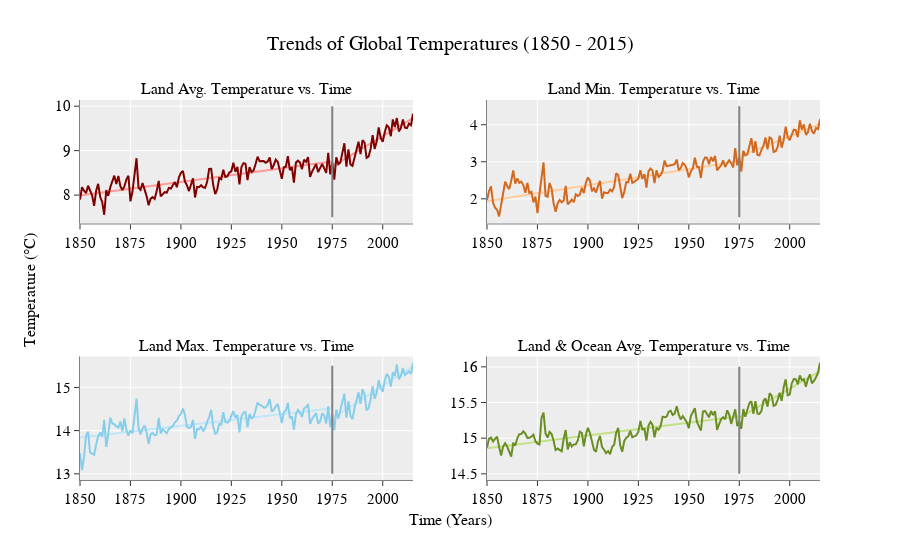

The notebook cell this image was saved under:
### Code cell
fig = make_subplots(rows=2, cols=2, 
   vertical_spacing = 0.35, insets=[{'cell': (1,1), 'l': 0.7, 'b': 0.3}], y_title = 'Temperature (°C)', x_title='Time (Years)', subplot_titles=('Land Avg. Temperature vs. Time',  'Land Min. Temperature vs. Time', 'Land Max. Temperature vs. Time', 'Land & Ocean Avg. Temperature vs. Time')
 )

fig.update_layout(title="Trends of Global Temperatures (1850 - 2015)",font=dict( family="Courier New, monospace", size=15,color="#000000"),
                  template = "ggplot2", title_font_size = 20, hovermode= 'closest')
fig.update_yaxes(showline=True, linewidth=1, linecolor='gray',title_standoff = 5)
fig.update_xaxes(tickmode = 'linear', dtick = 25, showline=True, linewidth=1, linecolor='gray', title_standoff = 5)

X = pd.DataFrame(earth_data[earth_data['year'].between(1750,1975)][['year']])
y = pd.DataFrame(earth_data[earth_data['year'].between(1750,1975)][['LandAverageTemperature']])
model = LinRegress(X['year'], y['LandAverageTemperature'])
yy= linear_func(X['year'], *model._results.params)
fig.add_trace(go.Scatter(x = X['year'], y = yy, mode = 'lines',
                         showlegend=False, marker_color='rgb(255, 153, 153)'), row = 1, col = 1)
X = pd.DataFrame(earth_data[earth_data['year'].between(1975,2015)][['year']])
y = pd.DataFrame(earth_data[earth_data['year'].between(1975,2015)][['LandAverageTemperature']])
model = LinRegress(X['year'], y['LandAverageTemperature'])
yy= linear_func(X['year'], *model._results.params)
fig.add_trace(go.Scatter(x = X['year'], y = yy, mode = 'lines',
                         showlegend=False, marker_color='rgb(255, 153, 153)'), row = 1, col = 1)
fig.add_trace(go.Scatter(x = earth_data['year'], y = earth_data['LandAverageTemperature'], mode = 'lines',
                         showlegend=False, marker_color='rgb(128, 0, 0)'), row = 1, col = 1)
fig.add_trace(go.Scatter( x=[1975, 1975], y=[7.5, 10], mode="lines",line=go.scatter.Line(color="gray"), showlegend=False),
              row = 1, col = 1)



X = pd.DataFrame(earth_data[earth_data['year'].between(1750,1975)][['year']])
y = pd.DataFrame(earth_data[earth_data['year'].between(1750,1975)][['LandMinTemperature']])
model = LinRegress(X['year'], y['LandMinTemperature'])
yy= linear_func(X['year'], *model._results.params)
fig.add_trace(go.Scatter(x = X['year'], y = yy, mode = 'lines',
                         showlegend=False, marker_color='rgb(255, 204, 153)'), row = 1, col = 2)
X = pd.DataFrame(earth_data[earth_data['year'].between(1975,2015)][['year']])
y = pd.DataFrame(earth_data[earth_data['year'].between(1975,2015)][['LandMinTemperature']])
model = LinRegress(X['year'], y['LandMinTemperature'])
yy= linear_func(X['year'], *model._results.params)
fig.add_trace(go.Scatter(x = X['year'], y = yy, mode = 'lines',
                         showlegend=False, marker_color='rgb(255, 204, 153)'), row = 1, col = 2)
fig.add_trace(go.Scatter(x = earth_data['year'], y = earth_data['LandMinTemperature'], mode = 'lines',
                         showlegend=False, marker_color='rgb(210,105,30)'), row = 1, col = 2)
fig.add_trace(go.Scatter( x=[1975, 1975], y=[1.5, 4.5], mode="lines",line=go.scatter.Line(color="gray"), showlegend=False),
              row = 1, col = 2)



X = pd.DataFrame(earth_data[earth_data['year'].between(1750,1975)][['year']])
y = pd.DataFrame(earth_data[earth_data['year'].between(1750,1975)][['LandMaxTemperature']])
model = LinRegress(X['year'], y['LandMaxTemperature'])
yy= linear_func(X['year'], *model._results.params)
fig.add_trace(go.Scatter(x = X['year'], y = yy, mode = 'lines',
                         showlegend=False, marker_color='rgb(193, 231, 247)'), row = 2, col = 1)
X = pd.DataFrame(earth_data[earth_data['year'].between(1975,2015)][['year']])
y = pd.DataFrame(earth_data[earth_data['year'].between(1975,2015)][['LandMaxTemperature']])
model = LinRegress(X['year'], y['LandMaxTemperature'])
yy= linear_func(X['year'], *model._results.params)
fig.add_trace(go.Scatter(x = X['year'], y = yy, mode = 'lines',
                         showlegend=False, marker_color='rgb(193, 231, 247)'), row = 2, col = 1)

fig.add_trace(go.Scatter(x = earth_data['year'], y = earth_data['LandMaxTemperature'], mode = 'lines',
                         showlegend=False, marker_color='rgb(135,206,235)'), row = 2, col = 1)
fig.add_trace(go.Scatter( x=[1975, 1975], y=[13, 15.5], mode="lines",line=go.scatter.Line(color="gray"), showlegend=False),
              row = 2, col = 1)



X = pd.DataFrame(earth_data[earth_data['year'].between(1750,1975)][['year']])
y = pd.DataFrame(earth_data[earth_data['year'].between(1750,1975)][['LandAndOceanAverageTemperature']])
model = LinRegress(X['year'], y['LandAndOceanAverageTemperature'])
yy= linear_func(X['year'], *model._results.params)
fig.add_trace(go.Scatter(x = X['year'], y = yy, mode = 'lines',
                         showlegend=False, marker_color='rgb(195, 224, 135)'), row = 2, col = 2)
X = pd.DataFrame(earth_data[earth_data['year'].between(1975,2015)][['year']])
y = pd.DataFrame(earth_data[earth_data['year'].between(1975,2015)][['LandAndOceanAverageTemperature']])
model = LinRegress(X['year'], y['LandAndOceanAverageTemperature'])
yy= linear_func(X['year'], *model._results.params)
fig.add_trace(go.Scatter(x = X['year'], y = yy, mode = 'lines',
                         showlegend=False, marker_color='rgb(195, 224, 135)'), row = 2, col = 2)
fig.add_trace(go.Scatter(x = earth_data['year'], y = earth_data['LandAndOceanAverageTemperature'], mode = 'lines',
                        showlegend=False, marker_color='rgb(107,142,35)'), row = 2, col = 2)
fig.add_trace(go.Scatter( x=[1975, 1975], y=[14.5, 16], mode="lines",line=go.scatter.Line(color="gray"), showlegend=False),
              row = 2, col = 2)
pio.write_image(fig, "images/fig1.png", width=5*200, height=2*200, scale=.75)
fig

### Figure 1 — Plotly figure (JSON) as saved in the notebook; plotly's stock layout.template omitted (floating-point values rounded to 4 significant figures; data arrays with more than 128 entries replaced by an {"elided": "..."} marker saying what was removed)
{"data": [{"marker": {"color": "rgb(255, 153, 153)"}, "mode": "lines", "showlegend": false, "type": "scatter", "x": [1850, 1851, 1852, 1853, 1854, 1855, 1856, 1857, 1858, 1859, 1860, 1861, 1862, 1863, 1864, 1865, 1866, 1867, 1868, 1869, 1870, 1871, 1872, 1873, 1874, 1875, 1876, 1877, 1878, 1879, 1880, 1881, 1882, 1883, 1884, 1885, 1886, 1887, 1888, 1889, 1890, 1891, 1892, 1893, 1894, 1895, 1896, 1897, 1898, 1899, 1900, 1901, 1902, 1903, 1904, 1905, 1906, 1907, 1908, 1909, 1910, 1911, 1912, 1913, 1914, 1915, 1916, 1917, 1918, 1919, 1920, 1921, 1922, 1923, 1924, 1925, 1926, 1927, 1928, 1929, 1930, 1931, 1932, 1933, 1934, 1935, 1936, 1937, 1938, 1939, 1940, 1941, 1942, 1943, 1944, 1945, 1946, 1947, 1948, 1949, 1950, 1951, 1952, 1953, 1954, 1955, 1956, 1957, 1958, 1959, 1960, 1961, 1962, 1963, 1964, 1965, 1966, 1967, 1968, 1969, 1970, 1971, 1972, 1973, 1974, 1975], "xaxis": "x", "y": [7.989, 7.995, 8.002, 8.008, 8.014, 8.02, 8.026, 8.032, 8.038, 8.044, 8.051, 8.057, 8.063, 8.069, 8.075, 8.081, 8.087, 8.094, 8.1, 8.106, 8.112, 8.118, 8.124, 8.13, 8.136, 8.143, 8.149, 8.155, 8.161, 8.167, 8.173, 8.179, 8.185, 8.192, 8.198, 8.204, 8.21, 8.216, 8.222, 8.228, 8.234, 8.241, 8.247, 8.253, 8.259, 8.265, 8.271, 8.277, 8.284, 8.29, 8.296, 8.302, 8.308, 8.314, 8.32, 8.326, 8.333, 8.339, 8.345, 8.351, 8.357, 8.363, 8.369, 8.375, 8.382, 8.388, 8.394, 8.4, 8.406, 8.412, 8.418, 8.424, 8.431, 8.437, 8.443, 8.449, 8.455, 8.461, 8.467, 8.473, 8.48, 8.486, 8.492, 8.498, 8.504, 8.51, 8.516, 8.523, 8.529, 8.535, 8.541, 8.547, 8.553, 8.559, 8.565, 8.572, 8.578, 8.584, 8.59, 8.596, 8.602, 8.608, 8.614, 8.621, 8.627, 8.633, 8.639, 8.645, 8.651, 8.657, 8.663, 8.67, 8.676, 8.682, 8.688, 8.694, 8.7, 8.706, 8.713, 8.719, 8.725, 8.731, 8.737, 8.743, 8.749, 8.755], "yaxis": "y"}, {"marker": {"color": "rgb(255, 153, 153)"}, "mode": "lines", "showlegend": false, "type": "scatter", "x": [1975, 1976, 1977, 1978, 1979, 1980, 1981, 1982, 1983, 1984, 1985, 1986, 1987, 1988, 1989, 1990, 1991, 1992, 1993, 1994, 1995, 1996, 1997, 1998, 1999, 2000, 2001, 2002, 2003, 2004, 2005, 2006, 2007, 2008, 2009, 2010, 2011, 2012, 2013, 2014, 2015], "xaxis": "x", "y": [8.644, 8.671, 8.698, 8.726, 8.753, 8.78, 8.807, 8.834, 8.862, 8.889, 8.916, 8.943, 8.97, 8.998, 9.025, 9.052, 9.079, 9.106, 9.134, 9.161, 9.188, 9.215, 9.242, 9.27, 9.297, 9.324, 9.351, 9.378, 9.406, 9.433, 9.46, 9.487, 9.514, 9.542, 9.569, 9.596, 9.623, 9.651, 9.678, 9.705, 9.732], "yaxis": "y"}, {"marker": {"color": "rgb(128, 0, 0)"}, "mode": "lines", "showlegend": false, "type": "scatter", "x": {"elided": "166 int values"}, "xaxis": "x", "y": {"elided": "166 float values"}, "yaxis": "y"}, {"line": {"color": "gray"}, "mode": "lines", "showlegend": false, "type": "scatter", "x": [1975, 1975], "xaxis": "x", "y": [7.5, 10], "yaxis": "y"}, {"marker": {"color": "rgb(255, 204, 153)"}, "mode": "lines", "showlegend": false, "type": "scatter", "x": [1850, 1851, 1852, 1853, 1854, 1855, 1856, 1857, 1858, 1859, 1860, 1861, 1862, 1863, 1864, 1865, 1866, 1867, 1868, 1869, 1870, 1871, 1872, 1873, 1874, 1875, 1876, 1877, 1878, 1879, 1880, 1881, 1882, 1883, 1884, 1885, 1886, 1887, 1888, 1889, 1890, 1891, 1892, 1893, 1894, 1895, 1896, 1897, 1898, 1899, 1900, 1901, 1902, 1903, 1904, 1905, 1906, 1907, 1908, 1909, 1910, 1911, 1912, 1913, 1914, 1915, 1916, 1917, 1918, 1919, 1920, 1921, 1922, 1923, 1924, 1925, 1926, 1927, 1928, 1929, 1930, 1931, 1932, 1933, 1934, 1935, 1936, 1937, 1938, 1939, 1940, 1941, 1942, 1943, 1944, 1945, 1946, 1947, 1948, 1949, 1950, 1951, 1952, 1953, 1954, 1955, 1956, 1957, 1958, 1959, 1960, 1961, 1962, 1963, 1964, 1965, 1966, 1967, 1968, 1969, 1970, 1971, 1972, 1973, 1974, 1975], "xaxis": "x2", "y": [1.933, 1.942, 1.95, 1.959, 1.968, 1.976, 1.985, 1.994, 2.002, 2.011, 2.02, 2.028, 2.037, 2.046, 2.054, 2.063, 2.072, 2.08, 2.089, 2.098, 2.106, 2.115, 2.124, 2.132, 2.141, 2.15, 2.158, 2.167, 2.176, 2.184, 2.193, 2.202, 2.21, 2.219, 2.228, 2.236, 2.245, 2.254, 2.263, 2.271, 2.28, 2.289, 2.297, 2.306, 2.315, 2.323, 2.332, 2.341, 2.349, 2.358, 2.367, 2.375, 2.384, 2.393, 2.401, 2.41, 2.419, 2.427, 2.436, 2.445, 2.453, 2.462, 2.471, 2.479, 2.488, 2.497, 2.505, 2.514, 2.523, 2.531, 2.54, 2.549, 2.557, 2.566, 2.575, 2.583, 2.592, 2.601, 2.609, 2.618, 2.627, 2.635, 2.644, 2.653, 2.661, 2.67, 2.679, 2.687, 2.696, 2.705, 2.713, 2.722, 2.731, 2.739, 2.748, 2.757, 2.765, 2.774, 2.783, 2.791, 2.8, 2.809, 2.817, 2.826, 2.835, 2.843, 2.852, 2.861, 2.869, 2.878, 2.887, 2.895, 2.904, 2.913, 2.921, 2.93, 2.939, 2.947, 2.956, 2.965, 2.973, 2.982, 2.991, 2.999, 3.008, 3.017], "yaxis": "y2"}, {"marker": {"color": "rgb(255, 204, 153)"}, "mode": "lines", "showlegend": false, "type": "scatter", "x": [1975, 1976, 1977, 1978, 1979, 1980, 1981, 1982, 1983, 1984, 1985, 1986, 1987, 1988, 1989, 1990, 1991, 1992, 1993, 1994, 1995, 1996, 1997, 1998, 1999, 2000, 2001, 2002, 2003, 2004, 2005, 2006, 2007, 2008, 2009, 2010, 2011, 2012, 2013, 2014, 2015], "xaxis": "x2", "y": [3.138, 3.16, 3.182, 3.204, 3.226, 3.248, 3.27, 3.292, 3.315, 3.337, 3.359, 3.381, 3.403, 3.425, 3.447, 3.469, 3.491, 3.513, 3.535, 3.557, 3.579, 3.601, 3.623, 3.645, 3.667, 3.689, 3.711, 3.733, 3.755, 3.777, 3.799, 3.821, 3.843, 3.865, 3.887, 3.909, 3.931, 3.953, 3.975, 3.997, 4.019], "yaxis": "y2"}, {"marker": {"color": "rgb(210,105,30)"}, "mode": "lines", "showlegend": false, "type": "scatter", "x": {"elided": "166 int values"}, "xaxis": "x2", "y": {"elided": "166 float values"}, "yaxis": "y2"}, {"line": {"color": "gray"}, "mode": "lines", "showlegend": false, "type": "scatter", "x": [1975, 1975], "xaxis": "x2", "y": [1.5, 4.5], "yaxis": "y2"}, {"marker": {"color": "rgb(193, 231, 247)"}, "mode": "lines", "showlegend": false, "type": "scatter", "x": [1850, 1851, 1852, 1853, 1854, 1855, 1856, 1857, 1858, 1859, 1860, 1861, 1862, 1863, 1864, 1865, 1866, 1867, 1868, 1869, 1870, 1871, 1872, 1873, 1874, 1875, 1876, 1877, 1878, 1879, 1880, 1881, 1882, 1883, 1884, 1885, 1886, 1887, 1888, 1889, 1890, 1891, 1892, 1893, 1894, 1895, 1896, 1897, 1898, 1899, 1900, 1901, 1902, 1903, 1904, 1905, 1906, 1907, 1908, 1909, 1910, 1911, 1912, 1913, 1914, 1915, 1916, 1917, 1918, 1919, 1920, 1921, 1922, 1923, 1924, 1925, 1926, 1927, 1928, 1929, 1930, 1931, 1932, 1933, 1934, 1935, 1936, 1937, 1938, 1939, 1940, 1941, 1942, 1943, 1944, 1945, 1946, 1947, 1948, 1949, 1950, 1951, 1952, 1953, 1954, 1955, 1956, 1957, 1958, 1959, 1960, 1961, 1962, 1963, 1964, 1965, 1966, 1967, 1968, 1969, 1970, 1971, 1972, 1973, 1974, 1975], "xaxis": "x3", "y": [13.84, 13.84, 13.85, 13.85, 13.86, 13.86, 13.87, 13.88, 13.88, 13.89, 13.89, 13.9, 13.9, 13.91, 13.91, 13.92, 13.92, 13.93, 13.94, 13.94, 13.95, 13.95, 13.96, 13.96, 13.97, 13.97, 13.98, 13.98, 13.99, 13.99, 14.0, 14.01, 14.01, 14.02, 14.02, 14.03, 14.03, 14.04, 14.04, 14.05, 14.05, 14.06, 14.07, 14.07, 14.08, 14.08, 14.09, 14.09, 14.1, 14.1, 14.11, 14.11, 14.12, 14.13, 14.13, 14.14, 14.14, 14.15, 14.15, 14.16, 14.16, 14.17, 14.17, 14.18, 14.18, 14.19, 14.2, 14.2, 14.21, 14.21, 14.22, 14.22, 14.23, 14.23, 14.24, 14.24, 14.25, 14.26, 14.26, 14.27, 14.27, 14.28, 14.28, 14.29, 14.29, 14.3, 14.3, 14.31, 14.31, 14.32, 14.33, 14.33, 14.34, 14.34, 14.35, 14.35, 14.36, 14.36, 14.37, 14.37, 14.38, 14.39, 14.39, 14.4, 14.4, 14.41, 14.41, 14.42, 14.42, 14.43, 14.43, 14.44, 14.44, 14.45, 14.46, 14.46, 14.47, 14.47, 14.48, 14.48, 14.49, 14.49, 14.5, 14.5, 14.51, 14.52], "yaxis": "y3"}, {"marker": {"color": "rgb(193, 231, 247)"}, "mode": "lines", "showlegend": false, "type": "scatter", "x": [1975, 1976, 1977, 1978, 1979, 1980, 1981, 1982, 1983, 1984, 1985, 1986, 1987, 1988, 1989, 1990, 1991, 1992, 1993, 1994, 1995, 1996, 1997, 1998, 1999, 2000, 2001, 2002, 2003, 2004, 2005, 2006, 2007, 2008, 2009, 2010, 2011, 2012, 2013, 2014, 2015], "xaxis": "x3", "y": [14.28, 14.31, 14.34, 14.37, 14.4, 14.43, 14.46, 14.49, 14.52, 14.55, 14.58, 14.61, 14.64, 14.67, 14.7, 14.73, 14.76, 14.8, 14.83, 14.86, 14.89, 14.92, 14.95, 14.98, 15.01, 15.04, 15.07, 15.1, 15.13, 15.16, 15.19, 15.22, 15.25, 15.28, 15.31, 15.34, 15.37, 15.4, 15.43, 15.46, 15.49], "yaxis": "y3"}, {"marker": {"color": "rgb(135,206,235)"}, "mode": "lines", "showlegend": false, "type": "scatter", "x": {"elided": "166 int values"}, "xaxis": "x3", "y": {"elided": "166 float values"}, "yaxis": "y3"}, {"line": {"color": "gray"}, "mode": "lines", "showlegend": false, "type": "scatter", "x": [1975, 1975], "xaxis": "x3", "y": [13, 15.5], "yaxis": "y3"}, {"marker": {"color": "rgb(195, 224, 135)"}, "mode": "lines", "showlegend": false, "type": "scatter", "x": [1850, 1851, 1852, 1853, 1854, 1855, 1856, 1857, 1858, 1859, 1860, 1861, 1862, 1863, 1864, 1865, 1866, 1867, 1868, 1869, 1870, 1871, 1872, 1873, 1874, 1875, 1876, 1877, 1878, 1879, 1880, 1881, 1882, 1883, 1884, 1885, 1886, 1887, 1888, 1889, 1890, 1891, 1892, 1893, 1894, 1895, 1896, 1897, 1898, 1899, 1900, 1901, 1902, 1903, 1904, 1905, 1906, 1907, 1908, 1909, 1910, 1911, 1912, 1913, 1914, 1915, 1916, 1917, 1918, 1919, 1920, 1921, 1922, 1923, 1924, 1925, 1926, 1927, 1928, 1929, 1930, 1931, 1932, 1933, 1934, 1935, 1936, 1937, 1938, 1939, 1940, 1941, 1942, 1943, 1944, 1945, 1946, 1947, 1948, 1949, 1950, 1951, 1952, 1953, 1954, 1955, 1956, 1957, 1958, 1959, 1960, 1961, 1962, 1963, 1964, 1965, 1966, 1967, 1968, 1969, 1970, 1971, 1972, 1973, 1974, 1975], "xaxis": "x4", "y": [14.86, 14.86, 14.87, 14.87, 14.87, 14.88, 14.88, 14.88, 14.89, 14.89, 14.9, 14.9, 14.9, 14.91, 14.91, 14.91, 14.92, 14.92, 14.92, 14.93, 14.93, 14.93, 14.94, 14.94, 14.95, 14.95, 14.95, 14.96, 14.96, 14.96, 14.97, 14.97, 14.97, 14.98, 14.98, 14.98, 14.99, 14.99, 15.0, 15.0, 15.0, 15.01, 15.01, 15.01, 15.02, 15.02, 15.02, 15.03, 15.03, 15.03, 15.04, 15.04, 15.05, 15.05, 15.05, 15.06, 15.06, 15.06, 15.07, 15.07, 15.07, 15.08, 15.08, 15.08, 15.09, 15.09, 15.1, 15.1, 15.1, 15.11, 15.11, 15.11, 15.12, 15.12, 15.12, 15.13, 15.13, 15.13, 15.14, 15.14, 15.15, 15.15, 15.15, 15.16, 15.16, 15.16, 15.17, 15.17, 15.17, 15.18, 15.18, 15.18, 15.19, 15.19, 15.2, 15.2, 15.2, 15.21, 15.21, 15.21, 15.22, 15.22, 15.22, 15.23, 15.23, 15.23, 15.24, 15.24, 15.25, 15.25, 15.25, 15.26, 15.26, 15.26, 15.27, 15.27, 15.27, 15.28, 15.28, 15.28, 15.29, 15.29, 15.3, 15.3, 15.3, 15.31], "yaxis": "y4"}, {"marker": {"color": "rgb(195, 224, 135)"}, "mode": "lines", "showlegend": false, "type": "scatter", "x": [1975, 1976, 1977, 1978, 1979, 1980, 1981, 1982, 1983, 1984, 1985, 1986, 1987, 1988, 1989, 1990, 1991, 1992, 1993, 1994, 1995, 1996, 1997, 1998, 1999, 2000, 2001, 2002, 2003, 2004, 2005, 2006, 2007, 2008, 2009, 2010, 2011, 2012, 2013, 2014, 2015], "xaxis": "x4", "y": [15.28, 15.3, 15.32, 15.33, 15.35, 15.37, 15.38, 15.4, 15.41, 15.43, 15.45, 15.46, 15.48, 15.5, 15.51, 15.53, 15.55, 15.56, 15.58, 15.6, 15.61, 15.63, 15.64, 15.66, 15.68, 15.69, 15.71, 15.73, 15.74, 15.76, 15.78, 15.79, 15.81, 15.83, 15.84, 15.86, 15.87, 15.89, 15.91, 15.92, 15.94], "yaxis": "y4"}, {"marker": {"color": "rgb(107,142,35)"}, "mode": "lines", "showlegend": false, "type": "scatter", "x": {"elided": "166 int values"}, "xaxis": "x4", "y": {"elided": "166 float values"}, "yaxis": "y4"}, {"line": {"color": "gray"}, "mode": "lines", "showlegend": false, "type": "scatter", "x": [1975, 1975], "xaxis": "x4", "y": [14.5, 16], "yaxis": "y4"}], "layout": {"annotations": [{"font": {"size": 16}, "showarrow": false, "text": "Land Avg. Temperature vs. Time", "x": 0.225, "xanchor": "center", "xref": "paper", "y": 1, "yanchor": "bottom", "yref": "paper"}, {"font": {"size": 16}, "showarrow": false, "text": "Land Min. Temperature vs. Time", "x": 0.775, "xanchor": "center", "xref": "paper", "y": 1, "yanchor": "bottom", "yref": "paper"}, {"font": {"size": 16}, "showarrow": false, "text": "Land Max. Temperature vs. Time", "x": 0.225, "xanchor": "center", "xref": "paper", "y": 0.325, "yanchor": "bottom", "yref": "paper"}, {"font": {"size": 16}, "showarrow": false, "text": "Land & Ocean Avg. Temperature vs. Time", "x": 0.775, "xanchor": "center", "xref": "paper", "y": 0.325, "yanchor": "bottom", "yref": "paper"}, {"font": {"size": 16}, "showarrow": false, "text": "Time (Years)", "x": 0.5, "xanchor": "center", "xref": "paper", "y": 0, "yanchor": "top", "yref": "paper", "yshift": -30}, {"font": {"size": 16}, "showarrow": false, "text": "Temperature (°C)", "textangle": -90, "x": 0, "xanchor": "right", "xref": "paper", "xshift": -40, "y": 0.5, "yanchor": "middle", "yref": "paper"}], "autosize": true, "font": {"color": "#000000", "family": "Courier New, monospace", "size": 15}, "hovermode": "closest", "title": {"font": {"size": 20}, "text": "Trends of Global Temperatures (1850 - 2015)"}, "xaxis": {"anchor": "y", "autorange": true, "domain": [0, 0.45], "dtick": 25, "linecolor": "gray", "linewidth": 1, "range": [1850, 2015], "showline": true, "tickmode": "linear", "title": {"standoff": 5}, "type": "linear"}, "xaxis2": {"anchor": "y2", "autorange": true, "domain": [0.55, 1], "dtick": 25, "linecolor": "gray", "linewidth": 1, "range": [1850, 2015], "showline": true, "tickmode": "linear", "title": {"standoff": 5}, "type": "linear"}, "xaxis3": {"anchor": "y3", "autorange": true, "domain": [0, 0.45], "dtick": 25, "linecolor": "gray", "linewidth": 1, "range": [1850, 2015], "showline": true, "tickmode": "linear", "title": {"standoff": 5}, "type": "linear"}, "xaxis4": {"anchor": "y4", "autorange": true, "domain": [0.55, 1], "dtick": 25, "linecolor": "gray", "linewidth": 1, "range": [1850, 2015], "showline": true, "tickmode": "linear", "title": {"standoff": 5}, "type": "linear"}, "xaxis5": {"anchor": "y5", "domain": [0.315, 0.45], "dtick": 25, "linecolor": "gray", "linewidth": 1, "showline": true, "tickmode": "linear", "title": {"standoff": 5}}, "yaxis": {"anchor": "x", "autorange": true, "domain": [0.675, 1], "linecolor": "gray", "linewidth": 1, "range": [7.361, 10.14], "showline": true, "title": {"standoff": 5}, "type": "linear"}, "yaxis2": {"anchor": "x2", "autorange": true, "domain": [0.675, 1], "linecolor": "gray", "linewidth": 1, "range": [1.333, 4.667], "showline": true, "title": {"standoff": 5}, "type": "linear"}, "yaxis3": {"anchor": "x3", "autorange": true, "domain": [0, 0.325], "linecolor": "gray", "linewidth": 1, "range": [12.86, 15.72], "showline": true, "title": {"standoff": 5}, "type": "linear"}, "yaxis4": {"anchor": "x4", "autorange": true, "domain": [0, 0.325], "linecolor": "gray", "linewidth": 1, "range": [14.41, 16.15], "showline": true, "title": {"standoff": 5}, "type": "linear"}, "yaxis5": {"anchor": "x5", "domain": [0.7725, 1], "linecolor": "gray", "linewidth": 1, "showline": true, "title": {"standoff": 5}}}}
